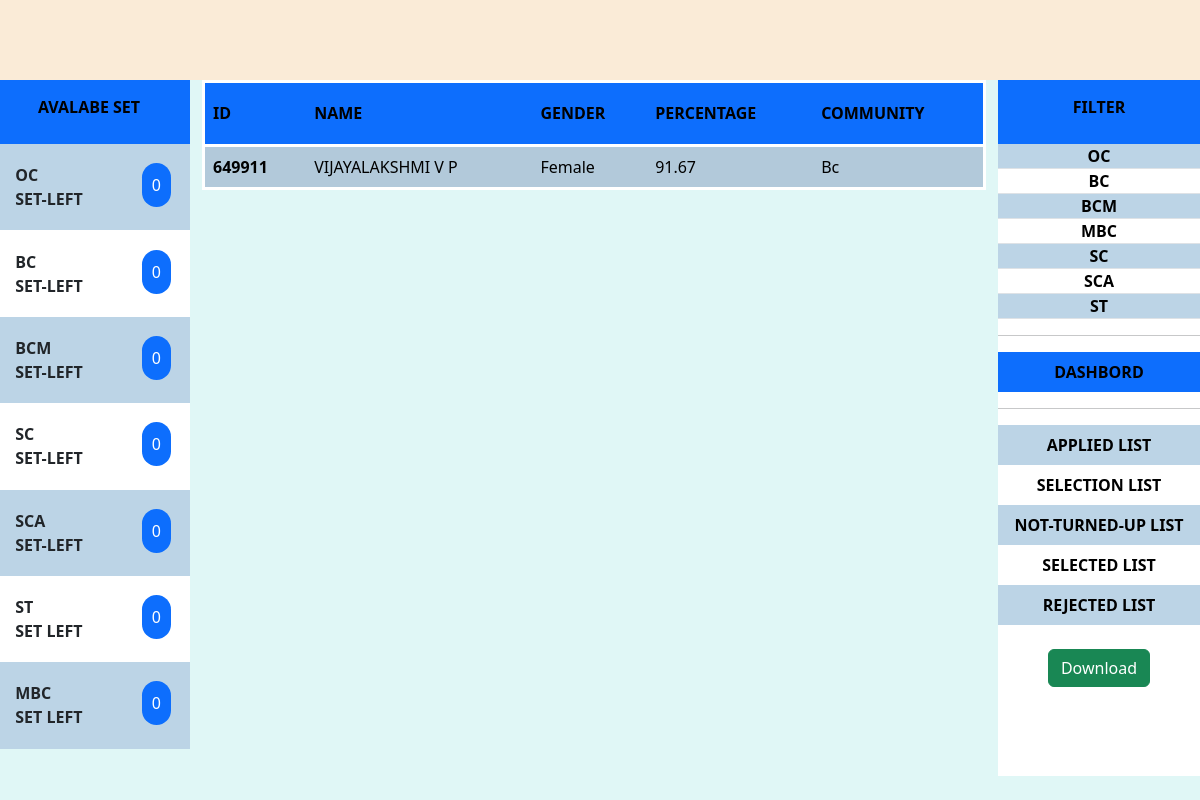
/controler/computer science/selected/, run on an earlier commit of the app's database.
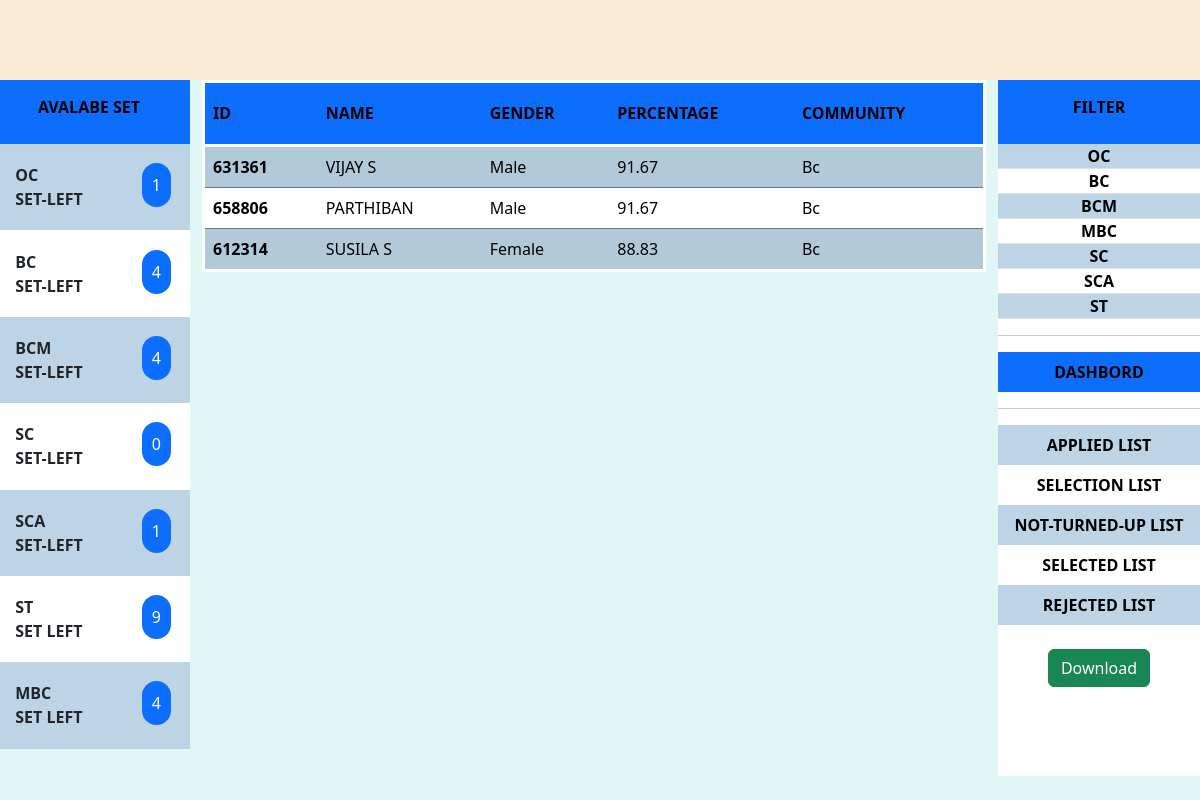
And on a later commit of the database.
### myapp/models.py (models this page shows, shortened)
class Department(models.Model):
    name=models.CharField(max_length=30,null=False,unique=True)
    ug_couse=models.CharField(max_length=30,null=False)
    pg_course=models.CharField(max_length=30,null=False)
    pg_oc=models.IntegerField(default=0,null=False)
    pg_bc=models.IntegerField(default=0,null=False)
    pg_bcm=models.IntegerField(default=0,null=False)
    pg_sc=models.IntegerField(default=0,null=False)
    pg_sca=models.IntegerField(default=0,null=False)
    pg_st=models.IntegerField(default=0,null=False)
    pg_mbc=models.IntegerField(default=0,null=False)

class PgStudentDetails(models.Model):
    GENDER=[
    ('male','MALE'),
    ('female','FEMALE'),
    ('others','OTHERS')
    ]
    COMUNNITY=[
        ('oc','OC'),
        ('bc','BC'),
        ('bcm','BCM'),
        ('sc','SC'),
        ('sca','SCA'),
        ('st','ST'),
        ('mbc','MBC')
    ]
    BOOLOPT=[
        ('yes','YES'),
        ('no','NO')
    ]
    MAR_STATUS=[
        ('single','SINGLE'),
        ('married','MARRIED')
    ]
    RELIGION=[
        ('hindu','HINDU'),
        ('muslim','MUSLIM'),
        ('cristin','CRISTIN')
    ]
    STATUS=[
        ('applied','APPLIED'),
        ('controler','CONTROLER'),
        ('department','DEPARTMENT'),
        ('admited','ADMITED'),
        ('rejected','REJECTED')
    ]
    student=models.OneToOneField(CustomUserStudent,on_delete=models.CASCADE)
    name=models.CharField(max_length=30,null=False)
    fathername=models.CharField(max_length=30,null=True,blank=True)
    gender=models.CharField(max_length=10,choices=GENDER)
    dateofbirth=models.DateField(null=True,blank=True)
    community=models.CharField(max_length=5,choices=COMUNNITY)
    religion=models.CharField(max_length=20,choices=RELIGION,null=True,blank=True)
    maratail_status=models.CharField(max_length=10,null=True,blank=True,choices=MAR_STATUS)
    pysically_chalanged=models.CharField(max_length=5,choices=BOOLOPT,null=True,blank=True)
    sports=models.CharField(max_length=5,choices=BOOLOPT,null=True,blank=True)
    aadhar=models.CharField(max_length=30,null=True,blank=True)
    address=models.CharField(max_length=130,null=True,blank=True)
    distric=models.CharField(max_length=30,null=False)
    Department=models.ForeignKey(Department,on_delete=models.CASCADE)
    percentageoptained=models.CharField(max_length=5,null=False)
    instute_name=models.CharField(max_length=30,null=True,blank=True)
    degree=models.CharField(max_length=30,null=True,blank=True)
    mode_of_study=models.CharField(max_length=30,null=True,blank=True)
    medium=models.CharField(max_length=30,null=True,blank=True)
    acadamic_year=models.CharField(max_length=30,null=True,blank=True)
    photo_doc=models.ImageField(upload_to=Photo_rename, validators=[validate_image_size],null=True,blank=True)
    aadhar_doc=models.ImageField(upload_to=aadhar_rename, validators=[validate_image_size],null=True,blank=True)
    marksheet_doc=models.ImageField(upload_to=Marksheet_rename, validators=[validate_image_size],null=True,blank=True)
    community_doc=models.ImageField(upload_to=community_rename, validators=[validate_image_size],null=True,blank=True)
    special_doc=models.ImageField(upload_to=special_documents_rename,null=True,blank=True, validators=[validate_image_size])
    details_submited=models.BooleanField(default=False)
    status=models.CharField(max_length=30,null=False, choices=STATUS)
    resevation=models.CharField(max_length=10, null=True,blank=True)
    remark=models.CharField(max_length=150,null=True,blank=True)
    fees=models.BooleanField(default=False)
    rejectedBy=models.CharField(max_length=10,null=True,blank=True)

class CustomUserStudent(AbstractBaseUser,PermissionsMixin):
    email = models.EmailField(unique=True)
    username = models.CharField(max_length=30, unique=True)
    phone_number=models.CharField(max_length=10)
    is_active = models.BooleanField(default=True)
    role=models.CharField(max_length=10,default='student')
    is_staff = models.BooleanField(default=False)
    password_created=models.CharField(max_length=15,null=False,blank=False)
    groups = models.ManyToManyField(
        Group,
        related_name="customuserstudent_groups",
    )
    user_permissions = models.ManyToManyField(
        Permission,
        related_name="customuserstudent_permissions",
    )
    objects = CustomUserManager()
    USERNAME_FIELD = 'username'
    REQUIRED_FIELDS = ['email','phone_number']

### myapp/extendedviews.py (the view)
# urls.py: path('controler/<str:department>/<str:list>/',view.controller,name='depcontroler'),
def controller(request,department,list):
    com=request.GET.get('cot','').lower()
    try:
        dpt=models.Department.objects.get(name=department)
        if list=='truned up':
            data=models.PgStudentDetails.objects.filter(status='applied').filter(Department__name=department).order_by('-percentageoptained')
        elif list=='applied':
            data=models.PgStudentDetails.objects.filter(Department__name=department).order_by('-percentageoptained')
        elif list=='not turned up':
            data=models.PgStudentDetails.objects.filter(Department__name=department).order_by('-percentageoptained')
        elif list=='selected':
            data=models.PgStudentDetails.objects.filter(Department__name=department).filter(status='department').order_by('-percentageoptained')
        elif list=='rejected':
            data=models.PgStudentDetails.objects.filter(Department__name=department).filter(status='rejected').order_by('-percentageoptained')
        else:
            return HttpResponse("enter the correct url")
        valid_communities = ['mbc', 'bc', 'sc', 'sca','st','bcm']
        if com in valid_communities:
            filtereddata = data.filter(community__iexact=com)
        else:
            filtereddata = data
    except Exception as e:
        return HttpResponse(e)
    context={
        'data':filtereddata,
        'department':dpt
    }
    return render(request,'controler/listpage.html',context)

### templates/controler/listpage.html (shortened to what this page needs)
{% extends "main.html"%}
{% block content %}
<div class="container-fluid m-0 p-0" style="max-width: 99%;">
    {% include 'logoutbar.html' %}
    <div class="row ">
        <div class="col-md-2 col-xl-2 col-xxl-2 m-0 p-0" style="overflow-y: auto; height: 87vh;">
            {% include 'pg/components/seatavalabe.html' %}
        </div>
        <div class="col-md-8 col-xl-8 col-xxl-8 bg ">
            {% include 'pg/components/studentlist.html' %}
        </div>
        <div class="col-md-2 col-xl-2 col-xxl-2 bg  m-0 p-0" style="background-color: white; overflow-y: auto; height: 87vh;">
            {% include 'controler/filter.html' %}
        </div>
    </div>
</div>
{% endblock %}

### templates/main.html (shortened to what this page needs)
{% load static %}
<!DOCTYPE html>
<html lang="en">
<head>
    <link rel="stylesheet" href="{% static '/assert/css/custom.css'%}">
</head>
<body class="bg">
        {%block content%}
        {%endblock%}
</body>
</html>

### templates/logoutbar.html (shortened to what this page needs)
<div class="row clglogo">
    <div class="col-md-10 col-xl-10 col-xxl-10">
    </div>
    <div class="col-md-2 col-xl-2 col-xxl-2">
    </div>
    </div>

### templates/pg/components/seatavalabe.html
<div class="bg-primary title-heading"><p><b>AVALABE set</b></p></div>
        <ol class="list-group striped-view list-group-numbered " >
          <li class="group-list d-flex justify-content-between align-items-start  ">
            <div class="ms-2 me-auto">
              <div class="fw-bold">OC</div>
              <div class="fw-bold">set-left</div>
            </div>
            <span class=" bg-primary pill-button ">{{department.pg_oc}}</span>
          </li>
          <li class="group-list d-flex justify-content-between align-items-start  ">
              <div class="ms-2 me-auto">
                <div class="fw-bold">BC</div>
                <div class="fw-bold">set-left</div>
              </div>
              <span class=" bg-primary pill-button">{{department.pg_bc}}</span>
            </li>
            <li class="group-list d-flex justify-content-between align-items-start  ">
              <div class="ms-2 me-auto">
                <div class="fw-bold">BCM</div>
                <div class="fw-bold">set-left</div>
              </div>
              <span class=" bg-primary pill-button">{{department.pg_bcm}}</span>
            </li>
            <li class="group-list d-flex justify-content-between align-items-start  ">
              <div class="ms-2 me-auto">
                <div class="fw-bold">SC</div>
                <div class="fw-bold">set-left</div>
              </div>
              <span class=" bg-primary pill-button ">{{department.pg_sc}}</span>
            </li>
            <li class="group-list d-flex justify-content-between align-items-start  ">
              <div class="ms-2 me-auto">
                <div class="fw-bold">SCA</div>
                <div class="fw-bold">set-left</div>
              </div>
              <span class=" bg-primary pill-button ">{{department.pg_sca}}</span>
            </li>
            <li class="group-list d-flex justify-content-between align-items-start  ">
              <div class="ms-2 me-auto">
                <div class="fw-bold">ST</div>
                <div class="fw-bold">set left</div>
              </div>
              <span class=" bg-primary  pill-button">{{department.pg_st}}</span>
            </li>
            <li class="group-list d-flex justify-content-between align-items-start  ">
              <div class="ms-2 me-auto">
                <div class="fw-bold">MBC</div>
                <div class="fw-bold">set left</div>
              </div>
              <span class=" bg-primary pill-button">{{department.pg_mbc}}</span>
            </li>
      </ol>

### templates/pg/components/studentlist.html
<div class="scrollable-div">
<table class="table table-hover table-striped m-0 p-0">
    <thead class="border-bottom border-white border-3">
        <th>ID</th>
        <th>NAME</th>
        <th>GENDER</th>
        <th>PERCENTAGE</th>
        <th>COMMUNITY</th>
    </thead>
    <tbody class="border-white border-3">
      {% for items in data %}
      <tr class="m-2 border border-secondary " onclick="callurl('{{ items.student.username }}')">
                <th scope="row">{{items.student.username}}</th>
                <td>{{items.name}}</td>
                <td>{{items.gender}}</td>
                <td>{{items.percentageoptained}}</td>
                <td>{{items.community}}</td>
            </tr>
        {% endfor %}
  </tbody>
</table>
</div>

### templates/controler/filter.html
{% include 'pg/components/cota.html' %}
      <hr>
      <ol class="list-group view-filter list-group-numbered striped-view" >
        <li class="p-2 bg-primary">
            <a  href="{% url 'deptcontrol' %}" class="fw-bold filter-option ">DASHBORD</a>
        </li>
        <hr>
        <li class="p-2">
            <a  href="{% url 'depcontroler' department=department.name list='applied' %}" class="fw-bold filter-option">APPLIED LIST</a>
        </li>
        <li class="p-2">
            <a  href="{% url 'depcontroler' department=department.name list='truned up' %}" class="fw-bold filter-option">SELECTION LIST</a>
        </li>
        <li class="p-2">
            <a  href="{% url 'depcontroler' department=department.name list='not turned up' %}" class="fw-bold filter-option">NOT-TURNED-UP LIST</a>
        </li>
        <li class="p-2">
              <a  href="{% url 'depcontroler' department=department.name list='selected' %}" class="fw-bold filter-option ">SELECTED LIST</a>
        </li>
        <li class="p-2">
            <a  href="{% url 'depcontroler' department=department.name list='rejected' %}" class="fw-bold filter-option ">REJECTED LIST</a>
        </li>
     </ol>
     <br>
     <div class="container text-center">
     <button type="button" class="btn btn-success">Download</button>
    </div>

### templates/pg/components/cota.html
<div class="bg-primary title-heading"><p><b>FILTER</b></p></div>
<ol class="list-group view-filter list-group-numbered striped-view">
    <li class="border-bottom">
        <a href="?cot=oc" class="fw-bold filter-option">OC</a>
    </li>
    <li class="border-bottom">
        <a href="?cot=bc" class="fw-bold filter-option">BC</a>
    </li>
    <li class="border-bottom">
        <a href="?cot=bcm" class="fw-bold filter-option">BCM</a>
    </li>
    <li class="border-bottom">
        <a href="?cot=mbc" class="fw-bold filter-option">MBC</a>
    </li>
    <li class="border-bottom">
        <a href="?cot=sc" class="fw-bold filter-option">SC</a>
    </li>
    <li class="border-bottom">
        <a href="?cot=sca" class="fw-bold filter-option">SCA</a>
    </li>
    <li class="border-bottom">
        <a href="?cot=st" class="fw-bold filter-option">ST</a>
    </li>
</ol>

What changed in the data, as far as the page shows it:
removed PgStudentDetails: student.username "649911", name "VIJAYALAKSHMI V P", gender "Female", percentageoptained "91.67", community "Bc"
changed Department: pg_oc "0" → "1"; pg_bc "0" → "4"; pg_bcm "0" → "4"; pg_sca "0" → "1"; pg_st "0" → "9"; pg_mbc "0" → "4"
added PgStudentDetails: student.username "631361", name "VIJAY S", gender "Male", percentageoptained "91.67", community "Bc"
added PgStudentDetails: student.username "658806", name "PARTHIBAN", gender "Male", percentageoptained "91.67", community "Bc"
added PgStudentDetails: student.username "612314", name "SUSILA S", gender "Female", percentageoptained "88.83", community "Bc"
